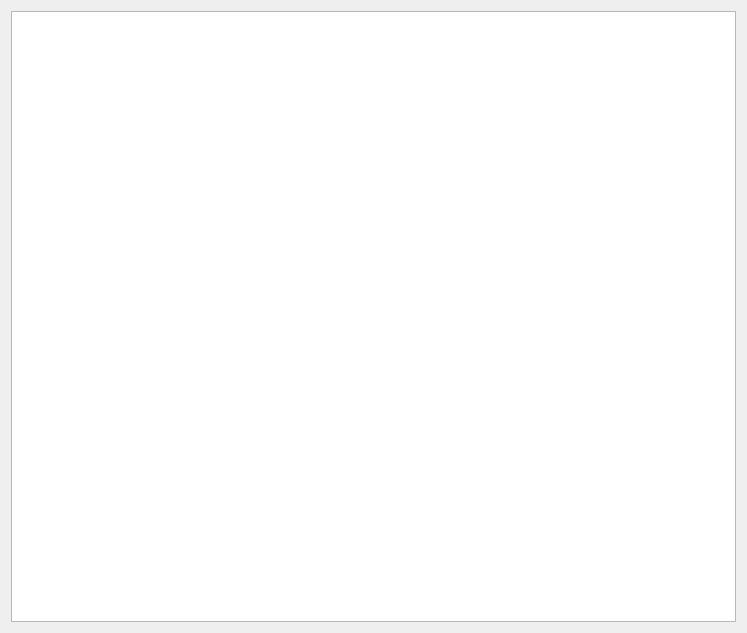
<?xml version="1.0" encoding="UTF-8"?>
<ui version="4.0">
 <class>StatsDialog</class>
 <widget class="QDialog" name="StatsDialog">
  <property name="geometry">
   <rect>
    <x>0</x>
    <y>0</y>
    <width>747</width>
    <height>633</height>
   </rect>
  </property>
  <property name="windowTitle">
   <string>StatsDialog</string>
  </property>
  <layout class="QVBoxLayout" name="verticalLayout">
   <item>
    <widget class="QChartView" name="graphicsView"/>
   </item>
  </layout>
 </widget>
 <customwidgets>
  <customwidget>
   <class>QChartView</class>
   <extends>QGraphicsView</extends>
   <header>QChartView</header>
  </customwidget>
 </customwidgets>
 <resources/>
 <connections/>
</ui>
